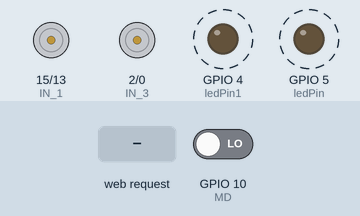
This sketch was run on a simulated ESP8266 (NodeMCU). Shown: motor-driver pin pairs drawn as motors (green arrow = first pin HIGH = forward, orange = second pin HIGH = backward, longer = more drive, scaled by the enable pin), output pins drawn as LEDs (lit = HIGH). Dashed ring = blinking. Inputs (shaded band) come from the test bench; at power-on: GPIO 10 (MD) LOW. What the sketch prints to the serial monitor is not drawn.

Above: at 1.25 s.
1.3 s: HTTP request GET /?State=F received
At 3.1 s:
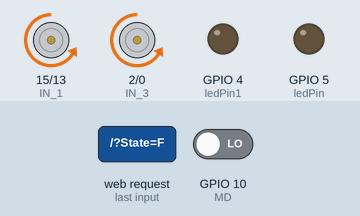
4.3 s: HTTP request GET /?State=F1 received
At 6.1 s:
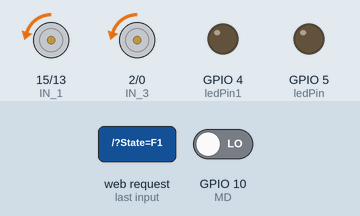
7.3 s: HTTP request GET /?State=B received
At 9.1 s:
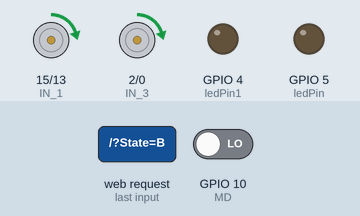
Timing chart, 0 to 16.3 s (numbered marks = the images above; inputs shaded):
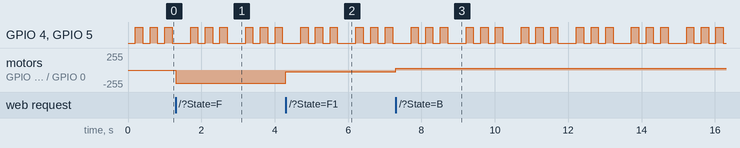

The sketch:

wifi_car.ino
```cpp
#define ENA   14                 // GPIO14(D5)
#define ENB   12                 // GPIO12(D6)
#define IN_1  15                 // GPIO15(D8)
#define IN_2  13                 // GPIO13(D7)
#define IN_3  2                  // GPIO2(D4)
#define IN_4  0                  // GPIO0(D3)
#define MD    10                 // Metal detector
#define ledPin 5
#define ledPin1 4
#include <ESP8266WiFi.h>
#include <WiFiClient.h>
#include <ESP8266WiFiMulti.h>
#include <ESP8266WebServer.h>
#include <ESP8266HTTPClient.h>


String command;             //String to store app command state.
int speedCar = 800;         // 400 - 1023.
int speed_Coeff = 3;
String MDStatee = "H";
int MDState = 0;
unsigned long previousMillis2 = 0;
const long intervalOnOff2 = 200; // LED ON/OFF duration in milliseconds
const long intervalOff2 = 500; // LED OFF duration in milliseconds
int blinkCount2 = 0;
int ledState = LOW;
int ledState1 = LOW;


const char* ssid = "Car";
const char *password = "AmitabhaRouth";
ESP8266WebServer server(80);
// AsyncWebServer server(80);


void setup()
{
 pinMode(ENA, OUTPUT);
 pinMode(ENB, OUTPUT);
 pinMode(IN_1, OUTPUT);
 pinMode(IN_2, OUTPUT);
 pinMode(IN_3, OUTPUT);
 pinMode(IN_4, OUTPUT);
 pinMode(MD, INPUT);
 pinMode(ledPin, OUTPUT);
 pinMode(ledPin1, OUTPUT);

 Serial.begin(115200);

// Connecting WiFi

  WiFi.mode(WIFI_AP);
  WiFi.softAP(ssid, password);

  IPAddress myIP = WiFi.softAPIP();
  Serial.print("AP IP address: ");
  Serial.println(myIP);

  // Starting WEB-server
  server.on ( "/", HTTP_handleRoot );
  server.onNotFound ( HTTP_handleRoot );

  server.begin();
}

void goAhead(){

      digitalWrite(IN_1, LOW);
      digitalWrite(IN_2, HIGH);
      analogWrite(ENA, speedCar);

      digitalWrite(IN_3, LOW);
      digitalWrite(IN_4, HIGH);
      analogWrite(ENB, speedCar);
      //Serial.println(speedCar);
  }

void goBack(){

      digitalWrite(IN_1, HIGH);
      digitalWrite(IN_2, LOW);
      analogWrite(ENA, speedCar);

      digitalWrite(IN_3, HIGH);
      digitalWrite(IN_4, LOW);
      analogWrite(ENB, speedCar);
      //Serial.println(speedCar);
  }

void goRight(){

      digitalWrite(IN_1, HIGH);
      digitalWrite(IN_2, LOW);
      analogWrite(ENA, speedCar);

      digitalWrite(IN_3, LOW);
      digitalWrite(IN_4, HIGH);
      analogWrite(ENB, speedCar);
      //Serial.println(speedCar);
  }

void goLeft(){

      digitalWrite(IN_1, LOW);
      digitalWrite(IN_2, HIGH);
      analogWrite(ENA, speedCar);

      digitalWrite(IN_3, HIGH);
      digitalWrite(IN_4, LOW);
      analogWrite(ENB, speedCar);
      //Serial.println(speedCar);
  }

void goAheadRight(){

      digitalWrite(IN_1, LOW);
      digitalWrite(IN_2, HIGH);
      analogWrite(ENA, speedCar/speed_Coeff);

      digitalWrite(IN_3, LOW);
      digitalWrite(IN_4, HIGH);
      analogWrite(ENB, speedCar);
   }

void goAheadLeft(){

      digitalWrite(IN_1, LOW);
      digitalWrite(IN_2, HIGH);
      analogWrite(ENA, speedCar);

      digitalWrite(IN_3, LOW);
      digitalWrite(IN_4, HIGH);
      analogWrite(ENB, speedCar/speed_Coeff);
  }

void goBackRight(){

      digitalWrite(IN_1, HIGH);
      digitalWrite(IN_2, LOW);
      analogWrite(ENA, speedCar/speed_Coeff);

      digitalWrite(IN_3, HIGH);
      digitalWrite(IN_4, LOW);
      analogWrite(ENB, speedCar);
  }

void goBackLeft(){

      digitalWrite(IN_1, HIGH);
      digitalWrite(IN_2, LOW);
      analogWrite(ENA, speedCar);

      digitalWrite(IN_3, HIGH);
      digitalWrite(IN_4, LOW);
      analogWrite(ENB, speedCar/speed_Coeff);
  }

void stopRobot(){

      digitalWrite(IN_1, LOW);
      digitalWrite(IN_2, LOW);
      analogWrite(ENA, speedCar);

      digitalWrite(IN_3, LOW);
      digitalWrite(IN_4, LOW);
      analogWrite(ENB, speedCar);
 }

void loop()
{


  server.handleClient();
  command = server.arg("State");
  if (command == "F") goAhead();  //
  else if (command == "F1")
  {
    speedCar = 100;
    goAhead();
  }
  else if (command == "F2")
  {
    speedCar = 1023;
    goAhead();
  }
  else if (command == "B") goBack();  //
  else if (command == "B1")
  {
    speedCar = 100;
    goBack();
  }
  else if (command == "B2")
  {
    speedCar = 1023;
    goBack();
  }
  else if (command == "L") goLeft();
  else if (command == "L1")
  {
    speedCar = 170;
    goLeft();
  }
  else if (command == "L2")
  {
    speedCar = 1023;
    goLeft();
  }

  else if (command == "R") goRight();
  else if (command == "R1")
  {
    speedCar = 170;
    goRight();
  }
  else if (command == "R2")
  {
    speedCar = 1023;
    goRight();
  }
  else if (command == "I") goAheadRight();
  else if (command == "G") goAheadLeft();
  else if (command == "J") goBackRight();
  else if (command == "H") goBackLeft();
  else if (command == "0") speedCar = 400;
  else if (command == "1") speedCar = 470;
  else if (command == "2") speedCar = 540;
  else if (command == "3") speedCar = 610;
  else if (command == "4") speedCar = 680;
  else if (command == "5") speedCar = 750;
  else if (command == "6") speedCar = 820;
  else if (command == "7") speedCar = 890;
  else if (command == "8") speedCar = 960;
  else if (command == "9") speedCar = 1023;
  else if (command == "S") stopRobot();


  //Hazard Light blinking
  unsigned long currentMillis = millis();
  // Blink pattern logic
  if (blinkCount2 < 3)
  {
    // LED is currently off, and it's time to turn it on
    if (ledState == LOW && currentMillis - previousMillis2 >= intervalOnOff2)
    {
      ledState = HIGH;
      ledState1 = HIGH;
      digitalWrite(ledPin, HIGH);
      digitalWrite(ledPin1, HIGH);
      previousMillis2 = currentMillis;
    }
    // LED is currently on, and it's time to turn it off
    else if (ledState == HIGH && currentMillis - previousMillis2 >= intervalOnOff2)
    {
      ledState = LOW;
      ledState1 = LOW;
      digitalWrite(ledPin, LOW);
      digitalWrite(ledPin1, LOW);
      previousMillis2 = currentMillis;
      blinkCount2++;
    }
  }
  else
  {
    // Wait for the longer OFF duration after three blinks
    if (currentMillis - previousMillis2 >= intervalOff2)
    {
      // Reset blinkCount and restart the blinking pattern
      blinkCount2 = 0;
    }
  }
  //Serial.println("blink2 running");
}


//Communication Between Controller and Car

void HTTP_handleRoot(void)
{
  if( server.hasArg("State") )
  {
    //server.arg("State"));
  }


  // Check Metal Detector State
  MDState = digitalRead(MD);
  if (MDState == LOW)
  {
    MDStatee = "L";
  }
  else
  {
    MDStatee = "H";
  }

  // Sends Metal Detector State to Controller
  server.send ( 200, "text/html",MDStatee);
  //Serial.println("HandleRoot running");
  //delay(1);
}
```

Measured:
- after the input at 1.3 s, motor on GPIO 15 (IN_1) / GPIO 13 (IN_2), motor on GPIO 2 (IN_3) / GPIO 0 (IN_4): stopped → backward 199/255 at once
- after the input at 4.3 s, motor on GPIO 15 (IN_1) / GPIO 13 (IN_2), motor on GPIO 2 (IN_3) / GPIO 0 (IN_4): backward 199/255 → backward 24/255 at once
- after the input at 7.3 s, motor on GPIO 15 (IN_1) / GPIO 13 (IN_2), motor on GPIO 2 (IN_3) / GPIO 0 (IN_4): backward 24/255 → forward 24/255 at once
- by itself, GPIO 4 (ledPin1), GPIO 5 (ledPin): repeats every 1.5 s: 2 × (LOW 0.20 s, HIGH 0.20 s), LOW 0.50 s, HIGH 0.20 s
